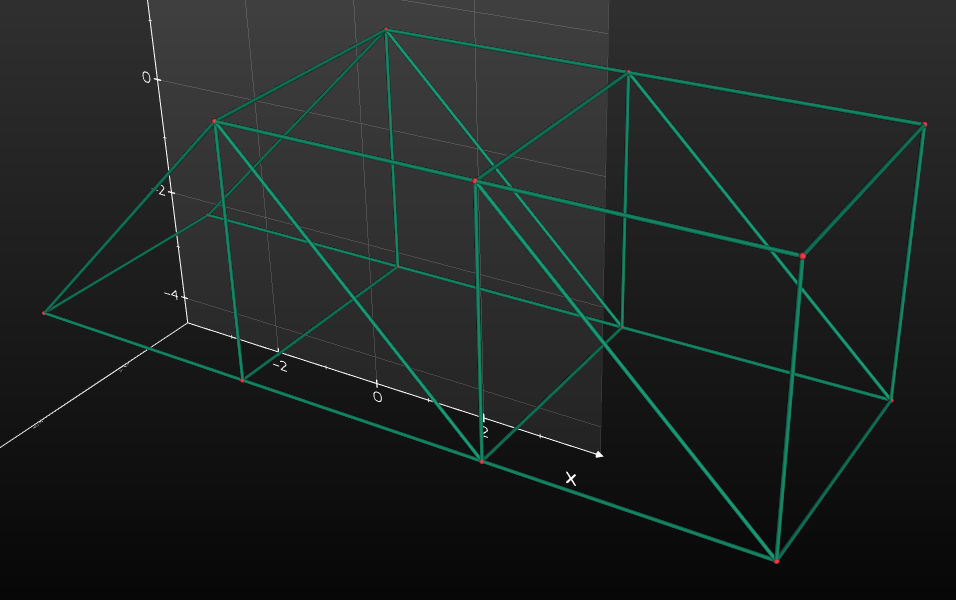

The Python source for this figure:
#!/usr/bin/env python3
# -*- coding: utf-8 -*-
"""
3D truss example using VTK to visualize

@author: Andreas Åmand
"""

import sys
#import vtk
from PyQt5.QtWidgets import *
from PyQt5.QtCore import *
#from PyQt5 import uic
#from vtk.qt.QVTKRenderWindowInteractor import QVTKRenderWindowInteractor
import calfem.core as cfc
import numpy as np
#sys.path.append('../')
import vis_vedo as cfvv
from PyQt5 import Qt
#import core_beam_extensions as cfcb
#from ui_form import UI_Form

#from vtkmodules.vtkCommonDataModel import (
#    vtkCellArray,
#    vtkLine,
#    vtkPolyData
#)

        
"""
K = np.zeros([114,114])
f = np.zeros([114,1])
f[8,0] = -3000
f[14,0] = -3000
f[20,0] = -3000
f[26,0] = -3000
f[32,0] = -3000
f[50,0] = -3000
f[56,0] = -3000
f[62,0] = -3000
f[68,0] = -3000
f[74,0] = -3000
print(K)

edof_beams = np.array([
    # vänster sida längst ner
    [1, 2, 3, 4, 5, 6, 7, 8, 9, 10, 11, 12], 
    [7, 8, 9, 10, 11, 12, 13, 14, 15, 16, 17, 18],
    [13, 14, 15, 16, 17, 18, 19, 20, 21, 22, 23, 24],
    [19, 20, 21, 22, 23, 24, 25, 26, 27, 28, 29, 30],
    [25, 26, 27, 28, 29, 30, 31, 32, 33, 34, 35, 36],
    [31, 32, 33, 34, 35, 36, 37, 38, 39, 40, 41, 42],
    # höger sida längst ner
    [43, 44, 45, 46, 47, 48, 49, 50, 51, 52, 53, 54],
    [49, 50, 51, 52, 53, 54, 55, 56, 57, 58, 59, 60],
    [55, 56, 57, 58, 59, 60, 61, 62, 63, 64, 65, 66],
    [61, 62, 63, 64, 65, 66, 67, 68, 69, 70, 71, 72],
    [67, 68, 69, 70, 71, 72, 73, 74, 75, 76, 77, 78],
    [73, 74, 75, 76, 77, 78, 79, 80, 81, 82, 83, 84],
    # botten mellan vänster & höger
    [7, 8, 9, 10, 11, 12, 49, 50, 51, 52, 53, 54], 
    [13, 14, 15, 16, 17, 18, 55, 56, 57, 58, 59, 60],
    [19, 20, 21, 22, 23, 24, 61, 62, 63, 64, 65, 66],
    [25, 26, 27, 28, 29, 30, 67, 68, 69, 70, 71, 72],
    [31, 32, 33, 34, 35, 36, 73, 74, 75, 76, 77, 78]
])

edof_bars = np.array([
    # vänster sida, vertikala/sneda
    [1, 2, 3, 85, 86, 87],
    [7, 8, 9, 85, 86, 87],
    [13, 14, 15, 85, 86, 87],
    [13, 14, 15, 88, 89, 90],
    [19, 20, 21, 88, 89, 90],
    [19, 20, 21, 91, 92, 93],
    [19, 20, 21, 94, 95, 96],
    [25, 26, 27, 94, 95, 96],
    [25, 26, 27, 97, 98, 99],
    [31, 32, 33, 97, 98, 99],
    [37, 38, 39, 97, 98, 99],
    # vänster sida, överst
    [85, 86, 87, 88, 89, 90],
    [88, 89, 90, 91, 92, 93],
    [91, 92, 93, 94, 95, 96],
    [94, 95, 96, 97, 98, 99],
    # höger sida, vertikala/sneda
    [43, 44, 45, 100, 101, 102],
    [49, 50, 51, 100, 101, 102],
    [55, 56, 57, 100, 101, 102],
    [55, 56, 57, 103, 104, 105],
    [61, 62, 63, 103, 104, 105],
    [61, 62, 63, 106, 107, 108],
    [61, 62, 63, 109, 110, 111],
    [67, 68, 69, 109, 110, 111],
    [67, 68, 69, 112, 113, 114],
    [73, 74, 75, 112, 113, 114],
    [79, 80, 81, 112, 113, 114],
    # höger sida, överst
    [100, 101, 102, 103, 104, 105],
    [103, 104, 105, 103, 104, 105],
    [106, 107, 108, 109, 110, 111],
    [109, 110, 111, 112, 113, 114],
    # överst mellan vänster & höger
    [85, 86, 87, 100, 101, 102],
    [88, 89, 90, 103, 104, 105],
    [91, 92, 93, 106, 107, 108],
    [94, 95, 96, 109, 110, 111],
    [97, 98, 99, 112, 113, 114]
])

E = 210000000
v = 0.3
G = E/(2*(1+v))
A_beam = 11250*0.000001
A_bar = np.pi*0.05*0.05
Iy = 63.1*0.000001
Iz = 182.6*0.000001
Kv = 0.856*0.000001



#ex_beams = np.zeros([17,2])
#ey_beams = np.zeros([17,2])
#ez_beams = np.zeros([17,2])

#ex_bars = np.zeros([35,2])
#ey_bars = np.zeros([35,2])
#ez_bars = np.zeros([35,2])


ex_beams = np.array([
    # vänster sida längst ner
    [0, 3],
    [3, 6],
    [6, 9],
    [9, 12],
    [12, 15],
    [15, 18],
    # höger sida längst ner
    [0, 3],
    [3, 6],
    [6, 9],
    [9, 12],
    [12, 15],
    [15, 18],
    # botten mellan vänster & höger
    [3, 3],
    [6, 6],
    [9, 9],
    [12, 12],
    [15, 15]
])
ey_beams = np.zeros([17,2])
ez_beams = np.array([
    # vänster sida längst ner
    [0, 0],
    [0, 0],
    [0, 0],
    [0, 0],
    [0, 0],
    [0, 0],
    # höger sida längst ner
    [3, 3],
    [3, 3],
    [3, 3],
    [3, 3],
    [3, 3],
    [3, 3],
    # botten mellan vänster & höger
    [0, 3],
    [0, 3],
    [0, 3],
    [0, 3],
    [0, 3]
])

eo_beams = np.array([
    # vänster sida längst ner
    [1, 0, 0],
    [1, 0, 0],
    [1, 0, 0],
    [1, 0, 0],
    [1, 0, 0],
    [1, 0, 0],
    # höger sida längst ner
    [1, 0, 0],
    [1, 0, 0],
    [1, 0, 0],
    [1, 0, 0],
    [1, 0, 0],
    [1, 0, 0],
    # botten mellan vänster & höger
    [0, 0, 1],
    [0, 0, 1],
    [0, 0, 1],
    [0, 0, 1],
    [0, 0, 1]
])

ex_bars = np.array([
    # vänster sida, vertikala/sneda
    [0, 3],
    [3, 3],
    [6, 3],
    [6, 6],
    [9, 6],
    [9, 9],
    [9, 12],
    [12, 12],
    [12, 15],
    [15, 15],
    [18, 15],
    # vänster sida, överst
    [3, 6],
    [6, 9],
    [9, 12],
    [12, 15],
    # höger sida, vertikala/sneda
    [0, 3],
    [3, 3],
    [6, 3],
    [6, 6],
    [9, 6],
    [9, 9],
    [9, 12],
    [12, 12],
    [12, 15],
    [15, 15],
    [18, 15],
    # höger sida, överst
    [3, 6],
    [6, 9],
    [9, 12],
    [12, 15],
    # överst mellan vänster & höger
    [3, 3],
    [6, 6],
    [9, 9],
    [12, 12],
    [15, 15]
])

ey_bars = np.array([
    # vänster sida, vertikala/sneda
    [0, 3],
    [0, 3],
    [0, 3],
    [0, 3],
    [0, 3],
    [0, 3],
    [0, 3],
    [0, 3],
    [0, 3],
    [0, 3],
    [0, 3],
    # vänster sida, överst
    [3, 3],
    [3, 3],
    [3, 3],
    [3, 3],
    # höger sida, vertikala/sneda
    [0, 3],
    [0, 3],
    [0, 3],
    [0, 3],
    [0, 3],
    [0, 3],
    [0, 3],
    [0, 3],
    [0, 3],
    [0, 3],
    [0, 3],
    # höger sida, överst
    [3, 3],
    [3, 3],
    [3, 3],
    [3, 3],
    # överst mellan vänster & höger
    [3, 3],
    [3, 3],
    [3, 3],
    [3, 3],
    [3, 3]
])

ez_bars = np.array([
    # vänster sida, vertikala/sneda
    [0, 0],
    [0, 0],
    [0, 0],
    [0, 0],
    [0, 0],
    [0, 0],
    [0, 0],
    [0, 0],
    [0, 0],
    [0, 0],
    [0, 0],
    # vänster sida, överst
    [0, 0],
    [0, 0],
    [0, 0],
    [0, 0],
    # höger sida, vertikala/sneda
    [3, 3],
    [3, 3],
    [3, 3],
    [3, 3],
    [3, 3],
    [3, 3],
    [3, 3],
    [3, 3],
    [3, 3],
    [3, 3],
    [3, 3],
    # höger sida, överst
    [3, 3],
    [3, 3],
    [3, 3],
    [3, 3],
    # överst mellan vänster & höger
    [0, 3],
    [0, 3],
    [0, 3],
    [0, 3],
    [0, 3]
])

ep_beams = [E, G, A_beam, Iy, Iz, Kv]
ep_bars = [E, A_bar]

#for i in range(8):
#    Ke = cfc.flw2qe(Ex[i],Ey[i],ep,D)
#    K = cfc.assem(Edof[i],K,Ke)
#Ke = np.zeros([12,12])
for i in range(17):
    Ke = cfc.beam3e(ex_beams[i], ey_beams[i], ez_beams[i], eo_beams[i], ep_beams)
    K = cfc.assem(edof_beams[i],K,Ke)

#Ke = np.zeros([6,6])
for i in range(35):
    Ke = cfc.bar3e(ex_bars[i], ey_bars[i], ez_bars[i], ep_bars)
    K = cfc.assem(edof_bars[i],K,Ke)

# ----- Solve equation system -----

bcPrescr = np.array([1,2,3,4,5,6,37,38,39,40,41,42,43,44,45,46,47,48,79,80,81,82,83,84])
#bcVal = np.array([0,0,0,0,0,0,0.5e-3,1e-3,1e-3])
a = cfc.solveq(K,f,bcPrescr)

print(a)

# ----- Compute element flux vector -----

#Ed = cfc.extractEldisp(Edof,a)
#Es = np.zeros((8,2))
#for i in range(8):
#    Es[i],Et = cfc.flw2qs(Ex[i],Ey[i],ep,D,Ed[i])
"""

"""
coord = np.array([
    [0, 0, 0],
    [3, 0, 0],
    [6, 0, 0],
    [9, 0, 0],
    #[3, 3, 0],
    #[6, 3, 0],
    #[9, 3, 0],
    #[0, 0, 3],
    #[3, 0, 3],
    #[6, 0, 3],
    #[9, 0, 3],
    #[3, 3, 3],
    #[6, 3, 3],
    #[9, 3, 3]
])

dof = np.array([
    [1, 2, 3],
    [4, 5, 6],
    [7, 8, 9],
    [10, 11, 12],
    #[13, 14, 15],
    #[16, 17, 18],
    #[19, 20, 21],
    #[22, 23, 24],
    #[25, 26, 27],
    #[28, 29, 30],
    #[31, 32, 33],
    #[34, 35, 36],
    #[37, 38, 39],
    #[40, 41, 42]
])

edof = np.array([
    [1, 2, 3, 4, 5, 6],
    [4, 5, 6, 7, 8, 9],
    [7, 8, 9, 10, 11, 12],
    #[1, 2, 3, 13, 14, 15],
    #[4, 5, 6, 13, 14, 15],
    #[7, 8, 9, 13, 14, 15],
    #[7, 8, 9, 16, 17, 18],
    #[10, 11, 12, 16, 17, 18],
    #[10, 11, 12, 19, 20, 21],
    #[13, 14, 15, 16, 17, 18],
    #[16, 17, 18, 19, 20, 21],
    #[22, 23, 24, 25, 26, 27],
    #[25, 26, 27, 28, 29, 30],
    #[28, 29, 30, 31, 32, 33],
    #[22, 23, 24, 34, 35, 36],
    #[25, 26, 27, 34, 35, 36],
    #[28, 29, 30, 34, 35, 36],
    #[28, 29, 30, 37, 38, 39],
    #[31, 32, 33, 37, 38, 39],
    #[31, 32, 33, 40, 41, 42],
    #[34, 35, 36, 37, 38, 39],
    #[37, 38, 39, 40, 41, 42],
    #[1, 2, 3, 22, 23, 24],
    #[4, 5, 6, 25, 26, 27],
    #[7, 8, 9, 29, 30, 31],
    #[10, 11, 12, 31, 32, 33],
    #[13, 14, 15, 34, 35, 36],
    #[16, 17, 18, 37, 38, 39],
    #[19, 20, 21, 40, 41, 42]
])
"""
coord = np.array([
    [0, 0, 0],
    [3, 0, 0],
    [6, 0, 0],
    [9, 0, 0],
    [3, 3, 0],
    [6, 3, 0],
    [9, 3, 0],
    [0, 0, 3],
    [3, 0, 3],
    [6, 0, 3],
    [9, 0, 3],
    [3, 3, 3],
    [6, 3, 3],
    [9, 3, 3]
])

dof = np.array([
    [1, 2, 3, 4, 5, 6],
    [7, 8, 9, 10, 11, 12],
    [13, 14, 15, 16, 17, 18],
    [19, 20, 21, 22, 23, 24],
    [25, 26, 27, 28, 29, 30],
    [31, 32, 33, 34, 35, 36],
    [37, 38, 39, 40, 41, 42], ###
    [43, 44, 45, 46, 47, 48],
    [49, 50, 51, 52, 53, 54],
    [55, 56, 57, 58, 59, 60],
    [61, 62, 63, 64, 65, 66],
    [67, 68, 69, 70, 71, 72],
    [73, 74, 75, 76, 77, 78],
    [79, 80, 81, 82, 83, 84]
])

edof = np.array([
    [1,  2,  3,  4,  5,  6,  7,  8,  9,  10, 11, 12],
    [7,  8,  9,  10, 11, 12, 13, 14, 15, 16, 17, 18],
    [13, 14, 15, 16, 17, 18, 19, 20, 21, 22, 23, 24],
    [1,  2,  3,  4,  5,  6,  25, 26, 27, 28, 29, 30],
    [7,  8,  9,  10, 11, 12, 25, 26, 27, 28, 29, 30],
    [13, 14, 15, 16, 17, 18, 25, 26, 27, 28, 29, 30],
    [13, 14, 15, 16, 17, 18, 31, 32, 33, 34, 35, 36],
    [19, 20, 21, 22, 23, 24, 31, 32, 33, 34, 35, 36],
    [19, 20, 21, 22, 23, 24, 37, 38, 39, 40, 41, 42],
    [25, 26, 27, 28, 29, 30, 31, 32, 33, 34, 35, 36],
    [31, 32, 33, 34, 35, 36, 37, 38, 39, 40, 41, 42], ###
    [43, 44, 45, 46, 47, 48, 49, 50, 51, 52, 53, 54],
    [49, 50, 51, 52, 53, 54, 55, 56, 57, 58, 59, 60],
    [55, 56, 57, 58, 59, 60, 61, 62, 63, 64, 65, 66],
    [43, 44, 45, 46, 47, 48, 67, 68, 69, 70, 71, 72],
    [49, 50, 51, 52, 53, 54, 67, 68, 69, 70, 71, 72],
    [55, 56, 57, 58, 59, 60, 67, 68, 69, 70, 71, 72],
    [55, 56, 57, 58, 59, 60, 73, 74, 75, 76, 77, 78],
    [61, 62, 63, 64, 65, 66, 73, 74, 75, 76, 77, 78],
    [61, 62, 63, 64, 65, 66, 79, 80, 81, 82, 83, 84],
    [67, 68, 69, 70, 71, 72, 73, 74, 75, 76, 77, 78],
    [73, 74, 75, 76, 77, 78, 79, 80, 81, 82, 83, 84],
    [1,  2,  3,  4,  5,  6,  43, 44, 45, 46, 47, 48],
    [7,  8,  9,  10, 11, 12, 49, 50, 51, 52, 53, 54],
    [13, 14, 15, 16, 17, 18, 55, 56, 57, 58, 59, 60],
    [19, 20, 21, 22, 23, 24, 61, 62, 63, 64, 65, 66],
    [25, 26, 27, 28, 29, 30, 67, 68, 69, 70, 71, 72],
    [31, 32, 33, 34, 35, 36, 73, 74, 75, 76, 77, 78],
    [37, 38, 39, 40, 41, 42, 79, 80, 81, 82, 83, 84]
])

#ex,ey,ez = cfc.coordxtr(edof,coord,dof)
#elements, nodes = cfvv.beam.set_geometry(edof,coord,dof)
nodes, elements = cfvv.beam3d.geometry(edof,coord,dof)

if __name__ == "__main__":
    app = Qt.QApplication(sys.argv)
    window = cfvv.MainWindow(nodes,elements)
    #app.aboutToQuit.connect(cfvv.MainWindow.onClose) # <-- connect the onClose event
    app.exec_()


"""
if __name__ == "__main__":
    app = QApplication(sys.argv)
    ex = cfvv.MainWindow(elements,nodes)
    ex.show()
    sys.exit(app.exec_())
"""
